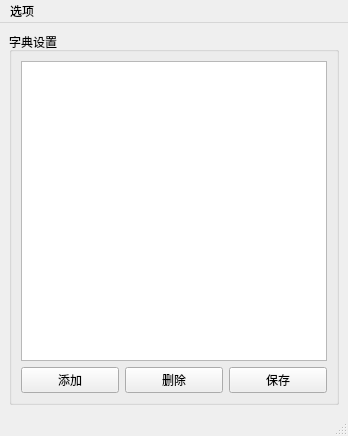
<?xml version="1.0" encoding="UTF-8"?>
<ui version="4.0">
 <class>MainWindow</class>
 <widget class="QMainWindow" name="MainWindow">
  <property name="geometry">
   <rect>
    <x>0</x>
    <y>0</y>
    <width>348</width>
    <height>436</height>
   </rect>
  </property>
  <property name="windowTitle">
   <string>MainWindow</string>
  </property>
  <widget class="QWidget" name="centralwidget">
   <layout class="QGridLayout" name="gridLayout">
    <item row="0" column="0">
     <widget class="QGroupBox" name="groupBox">
      <property name="styleSheet">
       <string notr="true">font: 10pt &quot;方正兰亭圆_GBK&quot;;</string>
      </property>
      <property name="title">
       <string>字典设置</string>
      </property>
      <layout class="QGridLayout" name="gridLayout_2">
       <item row="1" column="3">
        <widget class="QPushButton" name="pushButtonSavePassWord">
         <property name="styleSheet">
          <string notr="true">font: 9pt &quot;方正兰亭圆_GBK&quot;;</string>
         </property>
         <property name="text">
          <string>保存</string>
         </property>
        </widget>
       </item>
       <item row="1" column="1">
        <widget class="QPushButton" name="pushButtonAdd">
         <property name="styleSheet">
          <string notr="true">font: 9pt &quot;方正兰亭圆_GBK&quot;;</string>
         </property>
         <property name="text">
          <string>添加</string>
         </property>
        </widget>
       </item>
       <item row="1" column="2">
        <widget class="QPushButton" name="pushButtonDelete">
         <property name="styleSheet">
          <string notr="true">font: 9pt &quot;方正兰亭圆_GBK&quot;;</string>
         </property>
         <property name="text">
          <string>删除</string>
         </property>
        </widget>
       </item>
       <item row="0" column="1" colspan="3">
        <widget class="QTableView" name="tableView">
         <property name="styleSheet">
          <string notr="true">font: 10pt &quot;方正兰亭圆_GBK&quot;;</string>
         </property>
        </widget>
       </item>
      </layout>
     </widget>
    </item>
   </layout>
  </widget>
  <widget class="QMenuBar" name="menubar">
   <property name="geometry">
    <rect>
     <x>0</x>
     <y>0</y>
     <width>348</width>
     <height>21</height>
    </rect>
   </property>
   <widget class="QMenu" name="menu">
    <property name="title">
     <string>选项</string>
    </property>
   </widget>
   <addaction name="menu"/>
  </widget>
  <widget class="QStatusBar" name="statusbar"/>
 </widget>
 <resources/>
 <connections/>
</ui>
